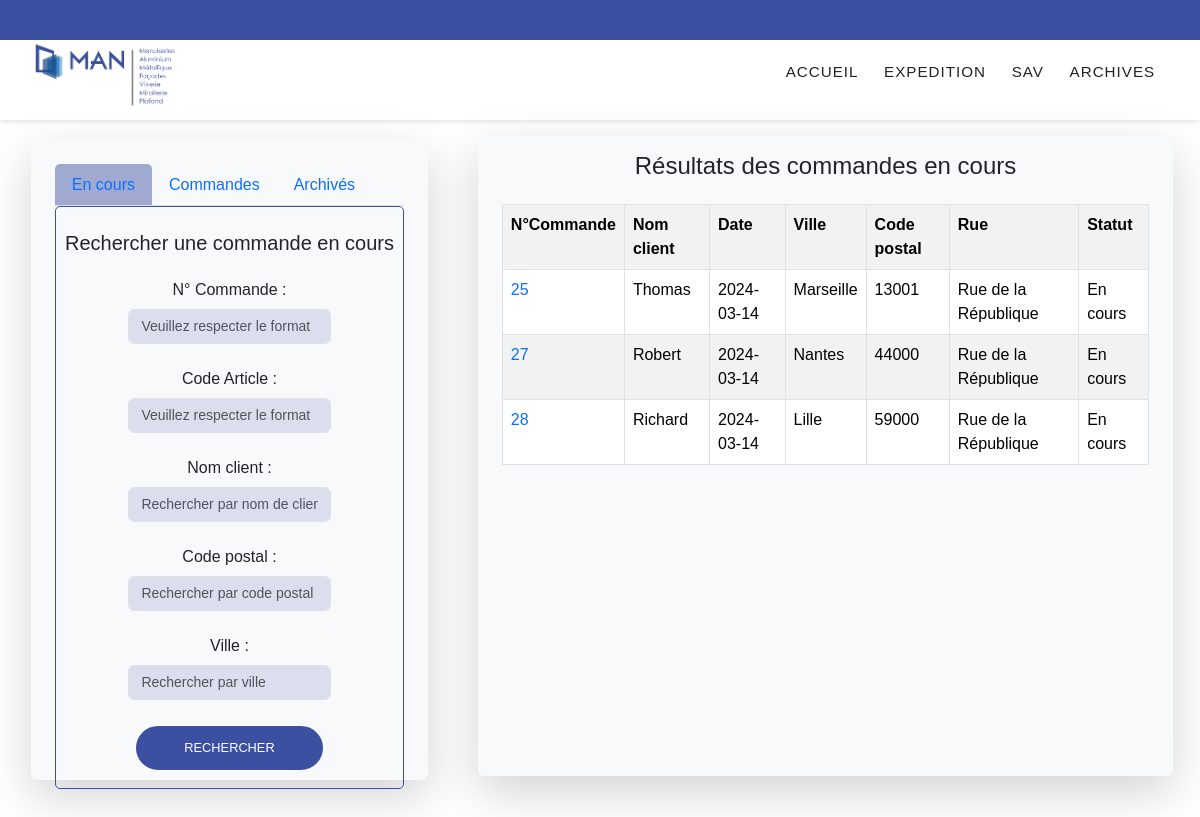
The page /controler/commandes.php?action=encours on the database its author committed.
### tables this page shows
CREATE TABLE `COMMANDE` (
  `NUM_COMMANDE` int(11) NOT NULL,
  `DATE_COM` date DEFAULT NULL,
  `VILLE_CLIENT` varchar(30) DEFAULT NULL,
  `CODE_POSTAL_CLIENT` int(11) DEFAULT NULL,
  `RUE_CLIENT` varchar(30) DEFAULT NULL,
  `ID_CLIENT` bigint(20) NOT NULL,
  `STATU_COMMANDE` varchar(255) DEFAULT NULL
);

CREATE TABLE `CLIENT` (
  `ID_CLIENT` bigint(20) NOT NULL,
  `NOM_CLIENT` varchar(15) DEFAULT NULL,
  `PRENOM_CLIENT` varchar(20) DEFAULT NULL,
  `ADRESSE_MAIL` varchar(30) DEFAULT NULL
);

### model/modele.com.php (called while the page is built, shortened)
<?php
    function getEnCourCom(){
        $bdd = getBdd();
        $res = $bdd->query("SELECT * FROM COMMANDE JOIN CLIENT ON commande.ID_CLIENT = client.ID_CLIENT WHERE STATU_COMMANDE LIKE 'En cours' ");
        $commandes = $res->fetchAll(PDO::FETCH_ASSOC);
        return $commandes;
    }

### Vues/affichageRes/vue_resultats.php (the view, shortened to what this page needs)
 <div class="col-lg-7 col-sm-11 shadow-lg  rounded bg-light"  style='max-height: 80vh'>
 <h4 class="p-3 text-center" ><?= $titreResultats ?></h4>
<?php if(isset($commandes) && !empty($commandes)){ ?>
          <div class="container overflow-auto " style="max-height: 80%">
              <table class='table table-bordered table-striped' style="max-height: 80%" >
                      <th>N°Commande</th>
                      <th>Nom client</th>
                      <th>Date</th>
                      <th>Ville</th>
                      <th>Code postal</th>
                      <th>Rue</th>
                      <th>Statut</th>
                      <?php foreach ($commandes as $commande) {
                          $num_com = $commande['NUM_COMMANDE'];
                          ?>
                         <a href=""><tr>
                              <td><a href="commandes.php?num_com=<?=$num_com?>&action=commande"><?= $commande['NUM_COMMANDE'] ?></a></td>
                              <td><?= $commande['NOM_CLIENT'] ?> </td>
                              <td><?= $commande['DATE_COM'] ?></td>
                              <td><?= $commande['VILLE_CLIENT'] ?></td>
                              <td><?= $commande['CODE_POSTAL_CLIENT'] ?></td>
                              <td><?= $commande['RUE_CLIENT'] ?></td>
                              <td><?= $commande['STATU_COMMANDE'] ?> </td>
                          </tr></a>
                      <?php } ?>
              </table>
          </div>
          <?php } else { ?>
              <div class="alert alert-warning text-center" role="alert">
                  Aucun résultat le correspond à votre recherche
              </div>
              <?php } ?>
  </div>

### style/gabarit.css (style rules this page uses)
:root { --clr-bg-header: #3b50a1; --clr-btn: #3b50a1; --clr-nav-hover: #2842ab; --clr-light: #fafafa; }
* { padding: 0; margin: 0; }
a { text-decoration: none; }

### rows shown on the page
commande: NUM_COMMANDE "25", ID_CLIENT.NOM_CLIENT "Thomas", DATE_COM "2024-03-14", VILLE_CLIENT "Marseille", CODE_POSTAL_CLIENT "13001", RUE_CLIENT "Rue de la République", STATU_COMMANDE "En cours"
commande: NUM_COMMANDE "27", ID_CLIENT.NOM_CLIENT "Robert", DATE_COM "2024-03-14", VILLE_CLIENT "Nantes", CODE_POSTAL_CLIENT "44000", RUE_CLIENT "Rue de la République", STATU_COMMANDE "En cours"
commande: NUM_COMMANDE "28", ID_CLIENT.NOM_CLIENT "Richard", DATE_COM "2024-03-14", VILLE_CLIENT "Lille", CODE_POSTAL_CLIENT "59000", RUE_CLIENT "Rue de la République", STATU_COMMANDE "En cours"

### other values the page prints
$titreResultats "Résultats des commandes en cours"
